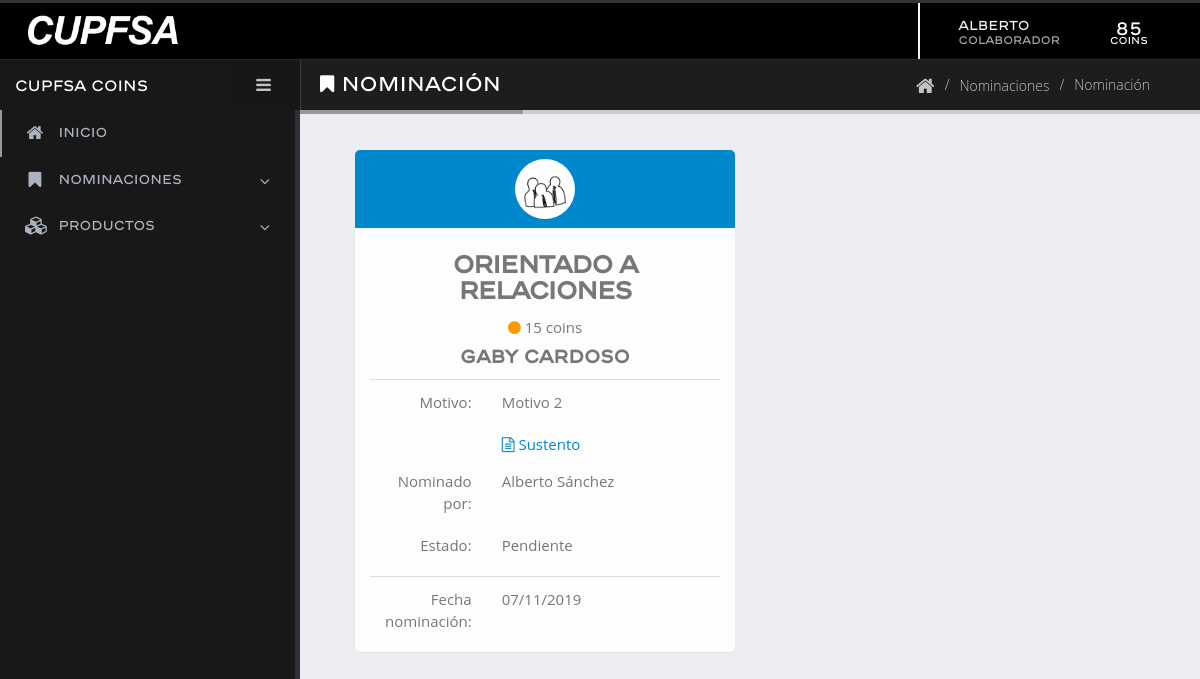
Page /nominacion.php?id=4 (signed in) on the committed database.
### tables this page shows
CREATE TABLE IF NOT EXISTS `nominacion` (
  `idNOMINACION` int(11) NOT NULL AUTO_INCREMENT,
  `idNOMINADOR` int(11) NOT NULL,
  `idNOMINADO` int(11) NOT NULL,
  `idATRIBUTO` int(11) NOT NULL,
  `idADMIN` int(11) DEFAULT NULL,
  `valor_atributo` int(11) NOT NULL,
  `estado` varchar(15) NOT NULL,
  `votable` tinyint(1) DEFAULT NULL,
  `comentario` varchar(120) DEFAULT NULL,
  `motivo1` varchar(120) NOT NULL,
  `sustento1` varchar(160) DEFAULT NULL,
  `motivo2` varchar(120) DEFAULT NULL,
  `sustento2` varchar(160) DEFAULT NULL,
  `fecha_nominacion` datetime DEFAULT NULL,
  `fecha_cierre` datetime DEFAULT NULL,
  `fecha_adjudicacion` datetime DEFAULT NULL,
  PRIMARY KEY (`idNOMINACION`),
  KEY `idADMIN` (`idADMIN`),
  KEY `fk_NOMINACION_ATRIBUTO1` (`idATRIBUTO`),
  KEY `fk_NOMINACION_USUARIO1` (`idNOMINADO`),
  KEY `fk_USUARIO_has_EMPLEADO_USUARIO1` (`idNOMINADOR`)
);

CREATE TABLE IF NOT EXISTS `atributo` (
  `idATRIBUTO` int(11) NOT NULL AUTO_INCREMENT,
  `nombre` varchar(45) NOT NULL,
  `valor` int(3) NOT NULL,
  `prioridad` int(2) DEFAULT NULL,
  `definicion` varchar(160) DEFAULT NULL,
  `imagen` varchar(200) DEFAULT NULL,
  PRIMARY KEY (`idATRIBUTO`),
  UNIQUE KEY `nombre_UNIQUE` (`nombre`)
);

CREATE TABLE IF NOT EXISTS `usuario` (
  `idUSUARIO` int(11) NOT NULL AUTO_INCREMENT,
  `nombre` varchar(45) NOT NULL,
  `apellido` varchar(45) NOT NULL,
  `email` varchar(45) NOT NULL,
  `password` varchar(45) DEFAULT NULL,
  `cargo` varchar(45) DEFAULT NULL,
  `activo` tinyint(1) DEFAULT NULL,
  `fecha_creacion` datetime DEFAULT NULL,
  `fecha_modificado` datetime DEFAULT NULL,
  `idDepartamento` int(11) DEFAULT NULL,
  PRIMARY KEY (`idUSUARIO`),
  KEY `fk_departamento` (`idDepartamento`)
);

### database/data-nominaciones.php (called while the page is built, shortened)
<?php
	function obtenerNominacionPorId( $dbh, $idn ){
		$q = "select n.idNOMINACION, n.idNOMINADOR, n.idNOMINADO, n.idATRIBUTO,
		u1.nombre as nombre1, u1.apellido as apellido1, u2.nombre as nombre2,
		u2.apellido as apellido2, n.valor_atributo as valor, a.nombre as atributo,
		a.imagen, n.estado, n.motivo1, n.sustento1, n.motivo2, n.sustento2,
		n.votable, n.comentario, d1.idDepartamento as iddpto_nominador, d2.idDepartamento as iddpto_nominado,
		date_format(n.fecha_nominacion,'%d/%m/%Y') as fregistro,
		date_format(n.fecha_cierre,'%d/%m/%Y') as fcierre,
		date_format(n.fecha_adjudicacion,'%d/%m/%Y') as fadjudicada
		from nominacion n, usuario u1, usuario u2, atributo a, departamento d1, departamento d2
		where n.idNOMINADOR = u1.idUSUARIO and n.idNOMINADO = u2.idUSUARIO
		and n.idATRIBUTO = a.idATRIBUTO and u1.idDepartamento = d1.idDepartamento and
		u2.idDepartamento = d2.idDepartamento and n.idNOMINACION = $idn";
		$data = mysqli_query( $dbh, $q );
		$data ? $registro = mysqli_fetch_array( $data ) : $registro = NULL;
		return $registro;
	}
?>

### fn/fn-nominacion.php (called while the page is built, shortened)
<?php
    $idn = NULL;
    if( isset( $_GET["id"] ) )
    	$idn = $_GET["id"];
    if( $idn != NULL ){
		$nominacion = obtenerNominacionPorId( $dbh, $idn );
    }
?>

### fn/fn-acceso.php (called while the page is built, shortened)
<?php
	function isV( $seccion ){
		$visible = false;
		$permisos = $_SESSION["user"]["accesos"];
		if ( in_array( $seccion, $permisos ) ){
			$visible = true;
		}
		return $visible;
	}
?>

### fn/fn-nominaciones.php (called while the page is built, shortened)
<?php
	function estadoNominacion( $estado ){
		$etiquetas = array(
			"pendiente" 	=> "Pendiente",
			"pendiente_ss" 	=> "Pendiente",
			"sustento"		=> "Espera por sustento",
			"aprobada"		=> "Aprobada",
			"validada"		=> "Validada",
			"rechazada"		=> "Rechazada",
			"adjudicada"	=> "Adjudicada"
		);
		return $etiquetas[$estado];
	}
	function claseEstadoNominacion( $estado ){
		$iconos = array(
			"pendiente" 	=> "bg-primary",
			"pendiente_ss" 	=> "bg-primary",
			"sustento"		=> "bg-warning",
			"aprobada"		=> "bg-success",
			"validada" 		=> "bg-primary",
			"rechazada"		=> "bg-secondary",
			"adjudicada"	=> "bg-quartenary"
		);
		return $iconos[$estado];
	}
	function nominacionVisible( $idu, $nominacion ){
		$visible = false;
		if( isV( 'pan_nom_apoyo' ) && (( $nominacion["idNOMINADOR"] == $idu ) ||
										(	$nominacion["idNOMINADO"] == $idu &&
											$nominacion["estado"] == "aprobada" ) ) )
			$visible = true;
		return $visible;
	}
?>

### nominacion.php (the view, shortened to what this page needs)
<?php
    include( "database/data-usuarios.php" );
    include( "database/data-nominaciones.php" );
    include( "database/data-acceso.php" );
    include( "fn/fn-acceso.php" );
    include( "fn/fn-nominaciones.php" );
    include( "fn/fn-nominacion.php" );
?>
<!doctype html>
<html class="fixed">
	<head>
		<link rel="stylesheet" href="assets/vendor/bootstrap/css/bootstrap.css" />
		<link rel="stylesheet" href="assets/vendor/font-awesome/css/font-awesome.css" />
		<link rel="stylesheet" href="assets/vendor/magnific-popup/magnific-popup.css" />
		<link rel="stylesheet" href="assets/vendor/bootstrap-datepicker/css/datepicker3.css" />
		<link rel="stylesheet" href="assets/vendor/select2/select2.css" />
		<link rel="stylesheet" href="assets/vendor/pnotify/pnotify.custom.css" />
		<link rel="stylesheet" href="assets/vendor/jquery-datatables-bs3/assets/css/datatables.css" />
		<link rel="stylesheet" href="assets/vendor/bootstrap-fileupload/bootstrap-fileupload.min.css" />
		<link rel="stylesheet" href="assets/stylesheets/theme.css" />
		<link rel="stylesheet" href="assets/stylesheets/skins/default.css" />
		<link rel="stylesheet" href="assets/stylesheets/theme-custom.css">
		<link rel="stylesheet" href="assets/stylesheets/cupfsa-custom.css">
	</head>
	<body>
		<section class="body">
			<?php include( "sections/header.php" );?>
			<div class="inner-wrapper">
				<?php include( "sections/left-sidebar.php" );?>
				<section role="main" class="content-body">
					<header class="page-header">
						<h2><i class="fa fa-bookmark"></i> Nominación</h2>
						<div class="right-wrapper pull-right">
							<ol class="breadcrumbs">
								<li>
									<a href="index.php">
										<i class="fa fa-home"></i>
									</a>
								</li>
								<li><span><a href="nominaciones.php">Nominaciones</a></span></li>
								<li><span>Nominación</span></li>
							</ol>
						</div>
					</header>
					<?php
						if( nominacionVisible( $idu, $nominacion ) ) {
							$cl = claseEstadoNominacion( $nominacion["estado"] );
					?>
					<div class="col-sm-6 col-xs-12">
						<section class="panel">
							<header class="panel-heading <?php echo $cl;?> enc_nom">
								<div class="panel-heading-icon">
									<?php if ( $nominacion["estado"] == "aprobada" && $nominacion["idNOMINADOR"] == $idu ) {
									?>
									<a class="adjudicacion icon_adj" href="#!" data-o="full"
									data-idn="<?php echo $nominacion["idNOMINACION"]; ?>">
										<i class="fa fa-gift"></i>
									</a>
									<?php } else { ?>
										<img src="<?php echo $nominacion["imagen"];?>" width="50">
									<?php } ?>
								</div>
							</header>
							<div class="panel-body text-center">
								<h3 class="text-semibold mt-sm text-center">
									<?php echo $nominacion["atributo"]; ?>
								</h3>
								<p class="text-center">
									<i class="fa fa-circle" style="color: #ff9900;"></i>
									<?php echo $nominacion['valor']." coins"; ?>
								</p>
								<h4 class="text-semibold mt-sm text-center">
								<?php echo $nominacion["nombre2"]." ".
												$nominacion["apellido2"]; ?>
								</h4>
								<hr class="solid short">
								<div class="form-group">
									<label class="col-sm-4 text-right">Motivo: </label>
									<div class="col-sm-8 text-left">
										<?php echo $nominacion["motivo1"]; ?>
									</div>
								</div>
								<div class="form-group">
									<?php if( $nominacion["sustento1"] != "" ) { ?>
									<div class="col-sm-4"></div>
									<div class="col-sm-8 text-left">
										<a href="<?php echo $nominacion["sustento1"]; ?>" target="_blank">
										<i class="fa fa-file-text-o"></i> Sustento </a>
									</div>
									<?php } ?>
								</div>
								<div class="form-group">
									<label class="col-sm-4 text-right">Nominado por: </label>
									<div class="col-sm-8 text-left">
										<?php echo $nominacion["nombre1"]." ".$nominacion["apellido1"]; ?>
									</div>
								</div>
								<div class="form-group">
									<label class="col-sm-4 text-right">Estado:
									</label>
									<div class="col-sm-8 text-left">
									<?php
										echo estadoNominacion( $nominacion["estado"] );
									?>
									</div>
								</div>
								<?php
									include( "sections/panel_fechas_nominacion.php" );
								?>
							</div>
						</section>
					</div>
					<?php } else { ?>
						<h4>No hay información disponible</h4>
					<?php } ?>
				</section>
			</div>
		</section>
	</body>
</html>

### assets/stylesheets/skins/default.css (style rules this page uses)
a, .btn-link { color: #0088cc; }
.bg-primary { background: #0088cc; }
.page-header h2 { border-bottom-color: #999; }
.panel-heading.bg-primary { background: #0088cc; }

### assets/stylesheets/cupfsa-custom.css (style rules this page uses)
.enc_nom { padding: 9px; }

### nominacion.php (style rules this page uses)
.panel-heading-icon { font-size: 35px; font-size: 3.2rem; width: 60px; height: 60px; line-height: 60px; background: #FFF; }

### rows in the picture
nominacion: idATRIBUTO.imagen (picture), idATRIBUTO.nombre "Orientado a relaciones", valor_atributo "15", idNOMINADO.nombre "Gaby", idNOMINADO.apellido "Cardoso", motivo1 "Motivo 2", idNOMINADOR.nombre "Alberto", idNOMINADOR.apellido "Sánchez", estado "Pendiente"

### other values in the picture
$_SESSION["user"]["nombre"] "Alberto"
hrolesUsuario( $accesos_usess["roles"] ) "Colaborador"
$coins_usuario "85"
$nominacion["fregistro"] "07/11/2019"
